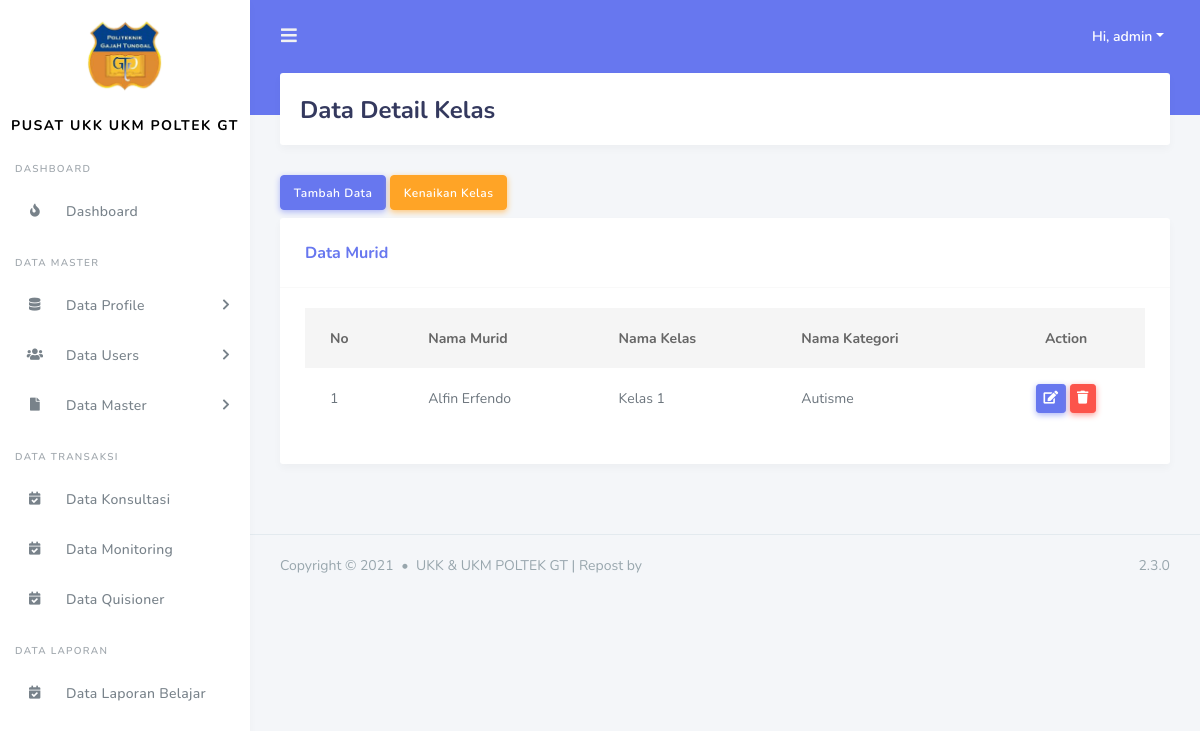
The page /admin/data_detail_kelas.php?id=6 (signed in) on the database its author committed.
### tables this page shows
CREATE TABLE `tbl_detail_kelas` (
  `id_detail_kelas` int(11) NOT NULL,
  `id_murid` int(11) NOT NULL,
  `id_kelas` int(11) NOT NULL,
  `id_users` int(11) NOT NULL
);

CREATE TABLE `tbl_murid` (
  `id_murid` int(11) NOT NULL,
  `nik` varchar(100) NOT NULL,
  `nama` varchar(200) NOT NULL,
  `jenis_kelamin` varchar(100) NOT NULL,
  `tempat_lahir` varchar(100) NOT NULL,
  `tanggal_lahir` date NOT NULL,
  `gambar` varchar(200) NOT NULL,
  `alamat` varchar(200) NOT NULL,
  `agama` varchar(200) NOT NULL DEFAULT 'admin',
  `status_murid` enum('menunggu hasil','diterima','tidak') NOT NULL DEFAULT 'diterima'
);

CREATE TABLE `tbl_kelas` (
  `id_kelas` int(11) NOT NULL,
  `id_kategori` int(11) NOT NULL,
  `nama_kelas` varchar(255) NOT NULL,
  `id_periode` int(11) NOT NULL,
  `id_users` int(11) NOT NULL
);

CREATE TABLE `tbl_kategori` (
  `id_kategori` int(11) NOT NULL,
  `nama_kategori` varchar(255) DEFAULT NULL
);

### include/koneksi.php (called while the page is built, shortened)
<?php
$base_url = "http://localhost/ukkukmpoltek/";
?>

### admin/data_detail_kelas.php (the view, shortened to what this page needs)
<?php
include('../include/koneksi.php');
include('../template/header.php');
include('../template/sidebar.php');
$id_kelas = $_GET['id'];
?>
<div class="main-content">
  <section class="section">
    <div class="section-header">
      <h1>Data Detail Kelas</h1>
    </div>
    <button type="button" class="btn btn-primary mb-2" data-toggle="modal" data-target="#tambahdata">
      Tambah Data
    </button>
    <button type="button" class="btn btn-warning mb-2" data-toggle="modal" data-target="#KenaikanKelas">
      Kenaikan Kelas
    </button>
    <div class="section-body">
      <div class="card table-responsive">
        <div class="card-header">
            <h4>Data Murid</h4>
        </div>
        <div class="card-body ">
            <table class="table table-hover" id="data_tabel">
            <thead>
              <tr>
                <th>No</th>
                <th>Nama Murid</th>
                <th>Nama Kelas</th>
                <th>Nama Kategori</th>
                <th class ="text-center">Action</th>
              </tr>
            </thead>
            <tbody>
              <?php
                    $query = "SELECT * FROM tbl_detail_kelas tdk INNER JOIN tbl_kelas tk on tk.id_kelas = tdk.id_kelas INNER JOIN tbl_kategori tkg ON tk.id_kategori = tkg.id_kategori INNER JOIN tbl_users tu on tu.id_users = tk.id_users INNER JOIN tbl_murid tm on tm.id_murid = tdk.id_murid where tu.status = 'aktiv' and tdk.id_kelas = $id_kelas";
                    $result_tasks = mysqli_query($conn, $query);
                    $no = 1;
                    while($row = mysqli_fetch_assoc($result_tasks)) { ?>
                <tr>
                  <td><?= $no++ ?></td>
                  <td><?= $row['nama']?></td>
                  <td><?= $row['nama_kelas']?></td>
                  <td><?= $row['nama_kategori']?></td>
                  <td class ="text-center">
                    <button type="button" class="btn btn-primary btn-sm" data-toggle="modal" data-target="#updatedata<?= $row['id_detail_kelas'] ?>">
                      <i class="fas fa-edit"></i>
                    </button>
                    <a href="<?= $base_url ?>proses_admin/data_detail_kelas/delete.php?id=<?= $row['id_detail_kelas'] ?>&id_kelas=<?= $row['id_kelas'] ?>" class="btn btn-danger btn-sm"><i class="fas fa-trash"></i></a>
                  </td>
                </tr>
              <?php } ?>
            </tbody>
          </table>
        </div>
      </div>
    </div>
  </section>
</div>
<?php include('../template/footer.php'); ?>

### rows shown on the page
tbl_detail_kelas: id_murid.nama "Alfin Erfendo", id_kelas.nama_kelas "Kelas 1", tbl_kategori.nama_kategori "Autisme"

### other values the page prints
$_SESSION['nama_users'] "admin"
